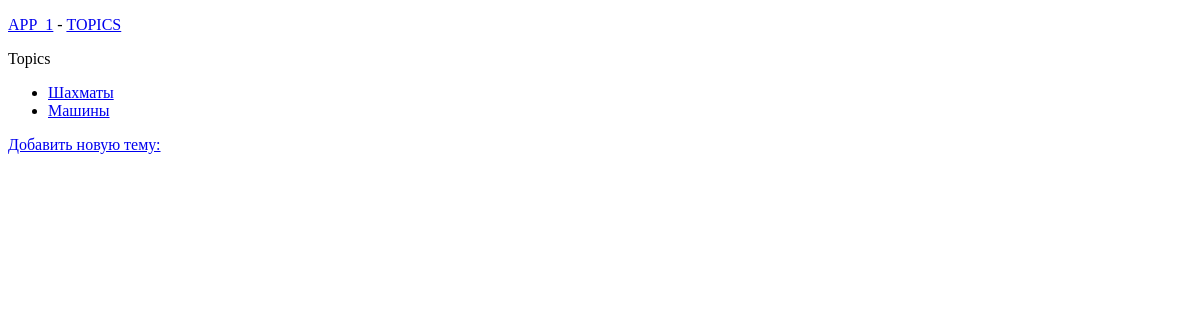
Before: /topics/ with the older database file.
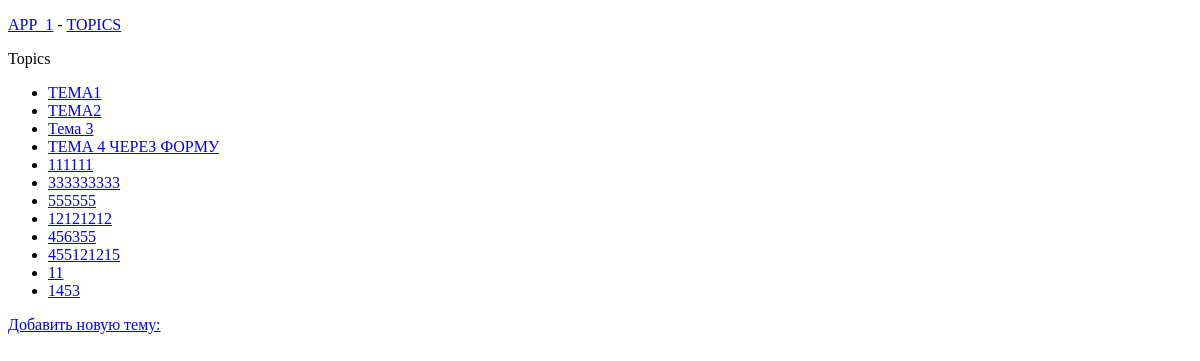
After: the same page with the newer database file.
### app_1/models.py (models this page shows)
class Topic(models.Model):
    text = models.CharField(max_length=200)
    date_add = models.DateTimeField(auto_now_add=True)
    def __str__(self):
        return self.text

### app_1/views.py (the view)
# urls.py: path('topics/', views.topics, name='topics'),
def topics(request):
    topics = Topic.objects.order_by('date_add')
    context = {'topics': topics}
    return render(request, 'app_1/topics.html', context)

### app_1/templates/app_1/topics.html
{% extends "app_1/base.html" %}
{% block content %}
<p>Topics</p>
  <ul>
    {% for topic in topics %}
      <li>
        <a href="{% url 'app_1:topic' topic.id %}">{{topic}}</a>
      </li>
    {% empty %}
      <li>Тема еще не создана</li>
    {% endfor %}
  </ul>
<a href="{% url 'app_1:new_topic' %}">Добавить новую тему:</a>
{% endblock content %}

### app_1/templates/app_1/base.html (shortened to what this page needs)
<!DOCTYPE html>
<html lang="en">
<head>
</head>
<body>
<p>
    <a href="{% url 'app_1:index' %}">APP_1</a> -
    <a href="{% url 'app_1:topics' %}">TOPICS</a>
</p>
 {% block content %}{% endblock content %}
</body>
</html>

Changed rows visible on the page:
removed Topic: text "Шахматы"
removed Topic: text "Машины"
added Topic: text "TEMA1"
added Topic: text "TEMA2"
added Topic: text "Тема 3"
added Topic: text "ТЕМА 4 ЧЕРЕЗ ФОРМУ"
added Topic: text "111111"
added Topic: text "333333333"
added Topic: text "555555"
added Topic: text "12121212"
added Topic: text "456355"
added Topic: text "455121215"
added Topic: text "11"
added Topic: text "1453"
